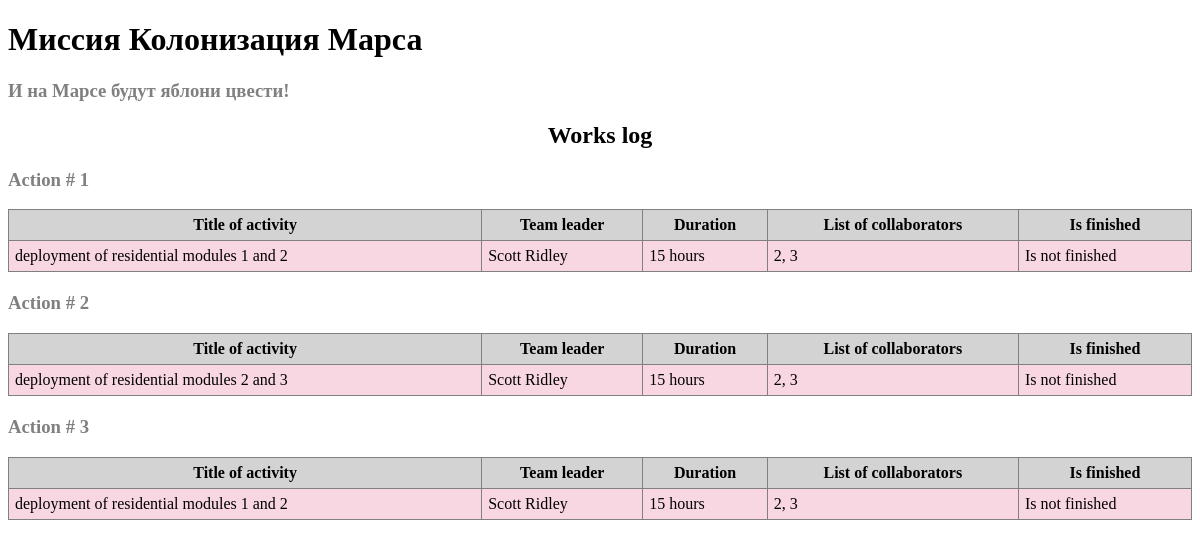
Before: / with the older database file.
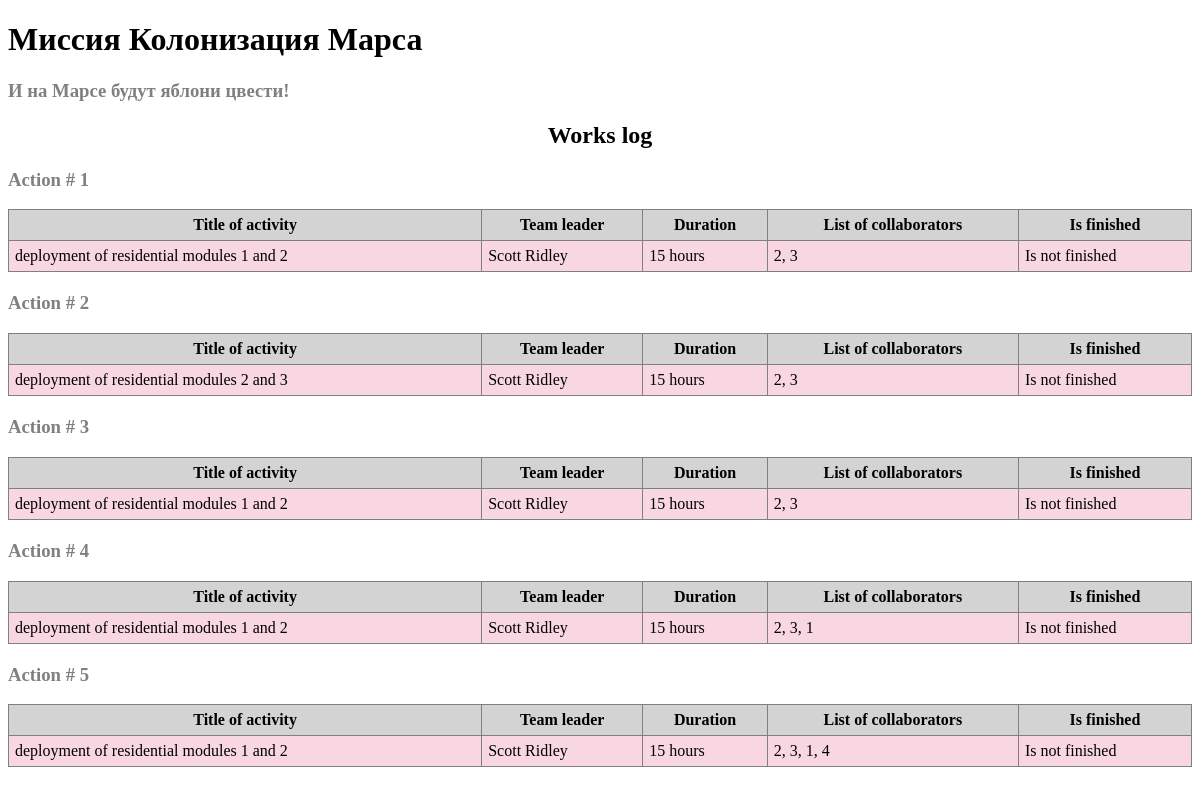
After: the same page with the newer database file.
### data/job.py (models this page shows)
class Jobs(SqlAlchemyBase, SerializerMixin):
    __tablename__ = 'jobs'
    id = C(Int, primary_key=True, autoincrement=True)
    job = C(Str, nullable=True)
    work_size = C(Int, nullable=True, default=0)
    collaborators = C(Str, nullable=True)
    team_leader = C(Int, sqlalchemy.ForeignKey("users.id"))
    start_date = C(sqlalchemy.DateTime, default=datetime.datetime.now)
    end_date = C(sqlalchemy.DateTime, default=datetime.datetime.now)
    is_finished = C(sqlalchemy.Boolean, default=False)
    user = orm.relationship('User', foreign_keys=[team_leader])

### data/user.py (models this page shows)
class User(SqlAlchemyBase, SerializerMixin):
    __tablename__ = 'users'
    id = C(Int, primary_key=True, autoincrement=True)
    surname = C(Str, nullable=True)
    name = C(Str, nullable=True)
    age = C(Int, nullable=True)
    position = C(Str, nullable=True)
    speciality = C(Str, nullable=True)
    address = C(Str, nullable=True)
    email = C(Str, nullable=True, unique=True)
    hashed_password = C(Str, nullable=True)
    modified_date = C(sqlalchemy.DateTime, default=datetime.datetime.now)

### main.py (the view)
@app.route('/')
def works_log():
    with db_session.create_session() as s:
        jobs = s.query(Jobs).all()
        return render_template('works_log.html', title='Works Log', jobs=jobs)

### data/db_session.py (called while the page is built)
def create_session() -> Session:
    global __factory
    return __factory()

### templates/works_log.html
{% extends "index.html" %}
{% block content %}
<h2 style="text-align: center;">Works log</h2>
{% for job in jobs %}
<h3>Action # {{ job.id }}</h3>
<table border="1" cellpadding="6" cellspacing="0"
       style="border-collapse: collapse; width: 100%; margin-bottom: 20px;">
    <thead>
        <tr style="background-color: #d3d3d3;">
            <th>Title of activity</th>
            <th>Team leader</th>
            <th>Duration</th>
            <th>List of collaborators</th>
            <th>Is finished</th>
        </tr>
    </thead>
    <tbody>
        <tr style="background-color: #f8d7e3;">
            <td>{{ job.job }}</td>
            <td>
                {% if job.user %}
                    {{ job.user.surname }} {{ job.user.name }}
                {% else %}
                    —
                {% endif %}
            </td>
            <td>{{ job.work_size }} hours</td>
            <td>{{ job.collaborators }}</td>
            <td>{{ "Is finished" if job.is_finished else "Is not finished" }}</td>
        </tr>
    </tbody>
</table>
{% endfor %}
{% endblock %}

### templates/index.html (shortened to what this page needs)
<!DOCTYPE html>
<html lang='en'>
<head>
    <link rel="stylesheet" href="{{url_for('static', filename='css/style.css')}}">
    </head>
    <body>
        <h1>Миссия Колонизация Марса</h1>
        <h3>И на Марсе будут яблони цвести!</h4>
        <main role='main' class='container'>
            {% block content %}{% endblock %}
        </main>
    </body>
</html>

### static/css/style.css (style rules this page uses)
h3 { color: gray; }

Changed rows visible on the page:
added Jobs: id "4", job "deployment of residential modules 1 and 2", user.surname "Scott", user.name "Ridley", work_size "15", collaborators "2, 3, 1", is_finished "Is not finished"
added Jobs: id "5", job "deployment of residential modules 1 and 2", user.surname "Scott", user.name "Ridley", work_size "15", collaborators "2, 3, 1, 4", is_finished "Is not finished"
